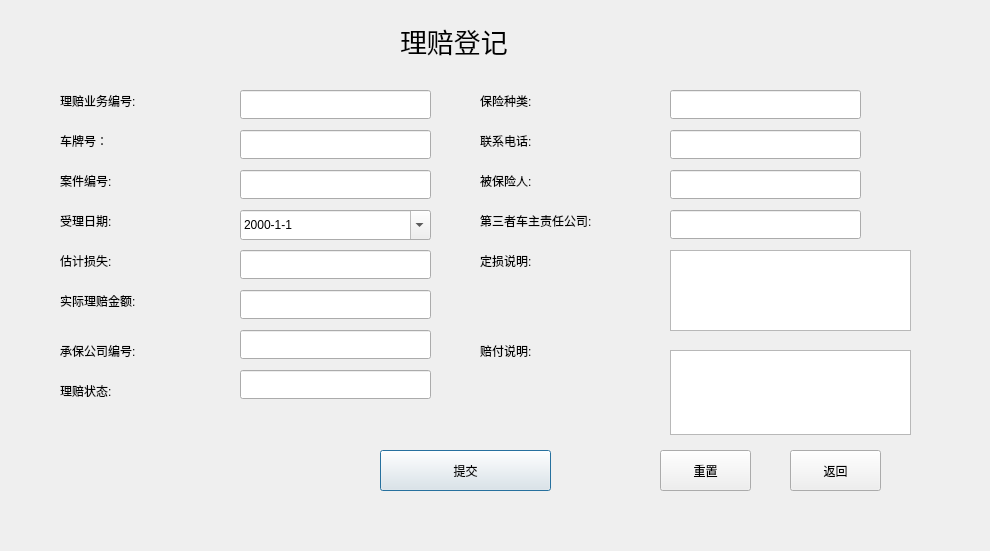
<?xml version="1.0" encoding="UTF-8"?>
<ui version="4.0">
 <class>ClaimInsertDialog</class>
 <widget class="QDialog" name="ClaimInsertDialog">
  <property name="geometry">
   <rect>
    <x>0</x>
    <y>0</y>
    <width>990</width>
    <height>551</height>
   </rect>
  </property>
  <property name="windowTitle">
   <string>Dialog</string>
  </property>
  <widget class="QDateEdit" name="Insert_Date">
   <property name="geometry">
    <rect>
     <x>240</x>
     <y>210</y>
     <width>191</width>
     <height>30</height>
    </rect>
   </property>
   <property name="displayFormat">
    <string>yyyy-M-d</string>
   </property>
   <property name="calendarPopup">
    <bool>true</bool>
   </property>
  </widget>
  <widget class="QLabel" name="label_4">
   <property name="geometry">
    <rect>
     <x>60</x>
     <y>170</y>
     <width>81</width>
     <height>21</height>
    </rect>
   </property>
   <property name="text">
    <string>案件编号:</string>
   </property>
  </widget>
  <widget class="QLabel" name="label_8">
   <property name="geometry">
    <rect>
     <x>60</x>
     <y>380</y>
     <width>91</width>
     <height>21</height>
    </rect>
   </property>
   <property name="text">
    <string>理赔状态:</string>
   </property>
  </widget>
  <widget class="QLabel" name="label_10">
   <property name="geometry">
    <rect>
     <x>400</x>
     <y>20</y>
     <width>141</width>
     <height>41</height>
    </rect>
   </property>
   <property name="font">
    <font>
     <pointsize>20</pointsize>
    </font>
   </property>
   <property name="text">
    <string>理赔登记</string>
   </property>
  </widget>
  <widget class="QPushButton" name="Insert_Commit">
   <property name="geometry">
    <rect>
     <x>380</x>
     <y>450</y>
     <width>171</width>
     <height>41</height>
    </rect>
   </property>
   <property name="text">
    <string>提交</string>
   </property>
   <property name="default">
    <bool>true</bool>
   </property>
  </widget>
  <widget class="QLabel" name="label_6">
   <property name="geometry">
    <rect>
     <x>60</x>
     <y>250</y>
     <width>121</width>
     <height>21</height>
    </rect>
   </property>
   <property name="text">
    <string>估计损失:</string>
   </property>
  </widget>
  <widget class="QLineEdit" name="Insert_CostEdit">
   <property name="geometry">
    <rect>
     <x>240</x>
     <y>290</y>
     <width>191</width>
     <height>29</height>
    </rect>
   </property>
  </widget>
  <widget class="QPushButton" name="Insert_Reset">
   <property name="geometry">
    <rect>
     <x>660</x>
     <y>450</y>
     <width>91</width>
     <height>41</height>
    </rect>
   </property>
   <property name="text">
    <string>重置</string>
   </property>
  </widget>
  <widget class="QLineEdit" name="Insert_ClaimStatusEdit">
   <property name="geometry">
    <rect>
     <x>240</x>
     <y>370</y>
     <width>191</width>
     <height>29</height>
    </rect>
   </property>
  </widget>
  <widget class="QLineEdit" name="Insert_CarNumberEdit">
   <property name="geometry">
    <rect>
     <x>240</x>
     <y>130</y>
     <width>191</width>
     <height>29</height>
    </rect>
   </property>
  </widget>
  <widget class="QLineEdit" name="Insert_IncNumberEdit">
   <property name="geometry">
    <rect>
     <x>240</x>
     <y>330</y>
     <width>191</width>
     <height>29</height>
    </rect>
   </property>
  </widget>
  <widget class="QLabel" name="label_5">
   <property name="geometry">
    <rect>
     <x>60</x>
     <y>210</y>
     <width>101</width>
     <height>21</height>
    </rect>
   </property>
   <property name="text">
    <string>受理日期:</string>
   </property>
  </widget>
  <widget class="QLineEdit" name="Insert_CaseNumberEdit">
   <property name="geometry">
    <rect>
     <x>240</x>
     <y>170</y>
     <width>191</width>
     <height>29</height>
    </rect>
   </property>
  </widget>
  <widget class="QLabel" name="label">
   <property name="geometry">
    <rect>
     <x>60</x>
     <y>290</y>
     <width>121</width>
     <height>21</height>
    </rect>
   </property>
   <property name="text">
    <string>实际理赔金额:</string>
   </property>
  </widget>
  <widget class="QLabel" name="label_3">
   <property name="geometry">
    <rect>
     <x>60</x>
     <y>130</y>
     <width>81</width>
     <height>21</height>
    </rect>
   </property>
   <property name="text">
    <string>车牌号：</string>
   </property>
  </widget>
  <widget class="QLabel" name="label_9">
   <property name="geometry">
    <rect>
     <x>480</x>
     <y>340</y>
     <width>101</width>
     <height>21</height>
    </rect>
   </property>
   <property name="text">
    <string>赔付说明:</string>
   </property>
  </widget>
  <widget class="QLineEdit" name="Insert_NumberEdit">
   <property name="geometry">
    <rect>
     <x>240</x>
     <y>90</y>
     <width>191</width>
     <height>29</height>
    </rect>
   </property>
  </widget>
  <widget class="QLabel" name="label_7">
   <property name="geometry">
    <rect>
     <x>60</x>
     <y>340</y>
     <width>121</width>
     <height>21</height>
    </rect>
   </property>
   <property name="text">
    <string>承保公司编号:</string>
   </property>
  </widget>
  <widget class="QPushButton" name="Insert_Return">
   <property name="geometry">
    <rect>
     <x>790</x>
     <y>450</y>
     <width>91</width>
     <height>41</height>
    </rect>
   </property>
   <property name="text">
    <string>返回</string>
   </property>
  </widget>
  <widget class="QLabel" name="label_2">
   <property name="geometry">
    <rect>
     <x>60</x>
     <y>90</y>
     <width>121</width>
     <height>21</height>
    </rect>
   </property>
   <property name="text">
    <string>理赔业务编号:</string>
   </property>
  </widget>
  <widget class="QLineEdit" name="Insert_TelEdit">
   <property name="geometry">
    <rect>
     <x>670</x>
     <y>130</y>
     <width>191</width>
     <height>29</height>
    </rect>
   </property>
  </widget>
  <widget class="QLabel" name="label_11">
   <property name="geometry">
    <rect>
     <x>480</x>
     <y>130</y>
     <width>91</width>
     <height>21</height>
    </rect>
   </property>
   <property name="text">
    <string>联系电话:</string>
   </property>
  </widget>
  <widget class="QLineEdit" name="Insert_PersonEdit">
   <property name="geometry">
    <rect>
     <x>670</x>
     <y>170</y>
     <width>191</width>
     <height>29</height>
    </rect>
   </property>
   <property name="text">
    <string/>
   </property>
  </widget>
  <widget class="QLabel" name="label_12">
   <property name="geometry">
    <rect>
     <x>480</x>
     <y>170</y>
     <width>91</width>
     <height>21</height>
    </rect>
   </property>
   <property name="text">
    <string>被保险人:</string>
   </property>
  </widget>
  <widget class="QLabel" name="label_13">
   <property name="geometry">
    <rect>
     <x>480</x>
     <y>210</y>
     <width>171</width>
     <height>21</height>
    </rect>
   </property>
   <property name="text">
    <string>第三者车主责任公司:</string>
   </property>
  </widget>
  <widget class="QLineEdit" name="Insert_ThirdIncIEdit">
   <property name="geometry">
    <rect>
     <x>670</x>
     <y>210</y>
     <width>191</width>
     <height>29</height>
    </rect>
   </property>
   <property name="text">
    <string/>
   </property>
  </widget>
  <widget class="QLabel" name="label_14">
   <property name="geometry">
    <rect>
     <x>480</x>
     <y>250</y>
     <width>80</width>
     <height>21</height>
    </rect>
   </property>
   <property name="text">
    <string>定损说明:</string>
   </property>
  </widget>
  <widget class="QLineEdit" name="Insert_LoseEdit">
   <property name="geometry">
    <rect>
     <x>240</x>
     <y>250</y>
     <width>191</width>
     <height>29</height>
    </rect>
   </property>
  </widget>
  <widget class="QLabel" name="label_15">
   <property name="geometry">
    <rect>
     <x>480</x>
     <y>90</y>
     <width>91</width>
     <height>21</height>
    </rect>
   </property>
   <property name="text">
    <string>保险种类:</string>
   </property>
  </widget>
  <widget class="QLineEdit" name="Insert_StatusEdit">
   <property name="geometry">
    <rect>
     <x>670</x>
     <y>90</y>
     <width>191</width>
     <height>29</height>
    </rect>
   </property>
  </widget>
  <widget class="QTextEdit" name="Insert_DamangeEdit">
   <property name="geometry">
    <rect>
     <x>670</x>
     <y>250</y>
     <width>241</width>
     <height>81</height>
    </rect>
   </property>
  </widget>
  <widget class="QTextEdit" name="Insert_DescriptionEdit">
   <property name="geometry">
    <rect>
     <x>670</x>
     <y>350</y>
     <width>241</width>
     <height>85</height>
    </rect>
   </property>
  </widget>
 </widget>
 <resources/>
 <connections/>
</ui>
